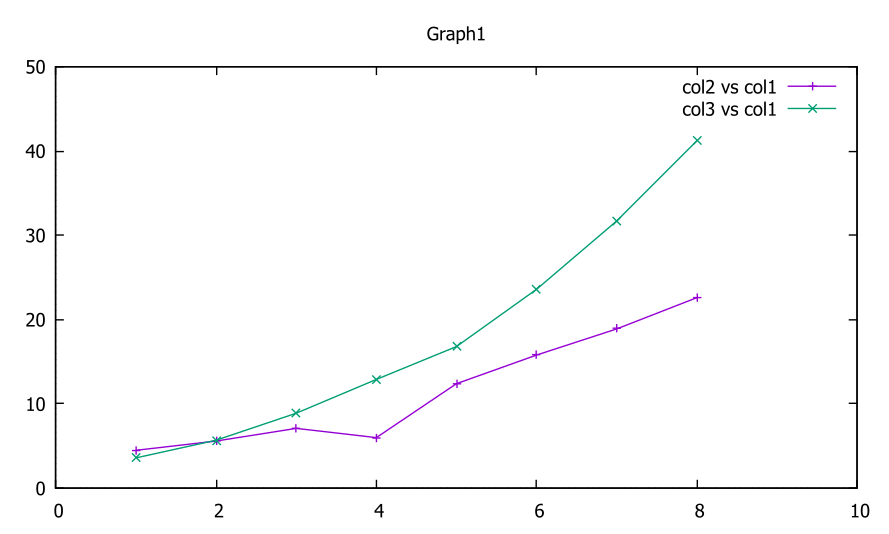

Reproduce this figure in gnuplot.
set xrange [0:10]
set yrange [0:50]
set title "Graph1"
set xzeroaxis
set yzeroaxis
plot "data.txt" using 1:2 with linespoint title "col2 vs col1", "data.txt" using 1:3 with linespoint title "col3 vs col1"
